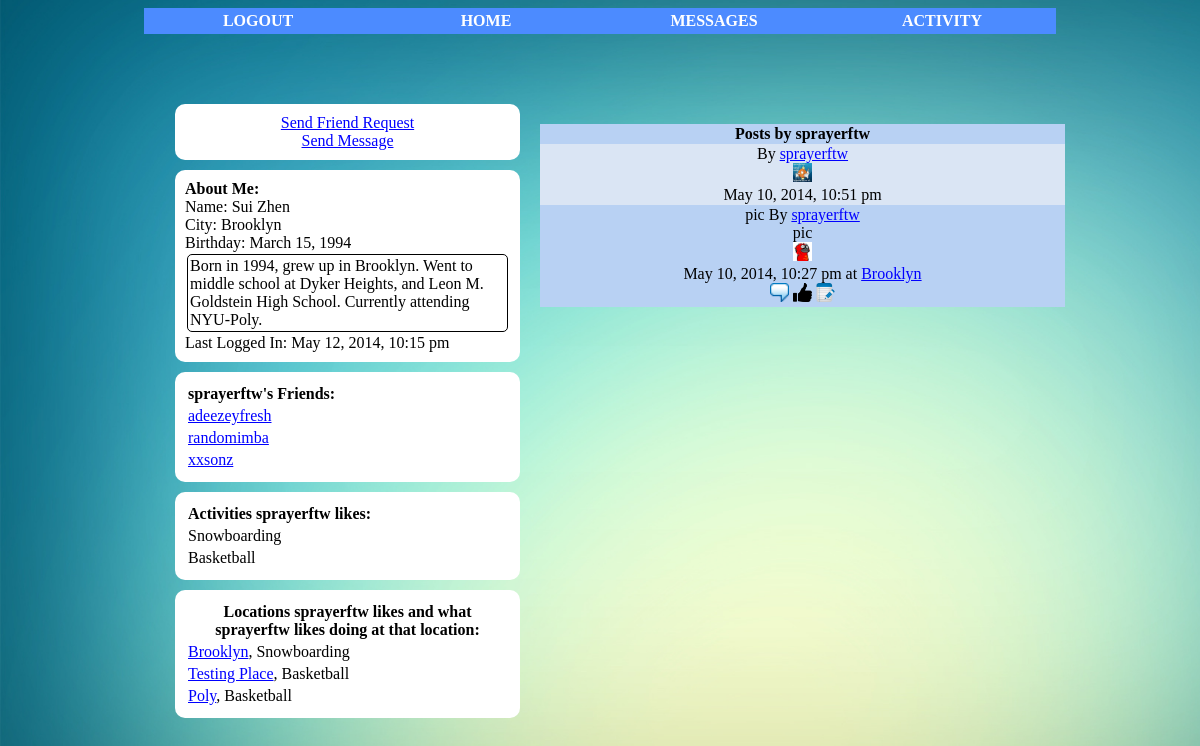
The page /WildBook/user.php?username=sprayerftw on the database its author committed.
### tables this page shows
CREATE TABLE IF NOT EXISTS `profile` (
  `username` varchar(50) NOT NULL,
  `bio` varchar(5000) NOT NULL,
  `privacy` varchar(50) NOT NULL,
  KEY `username` (`username`)
);

CREATE TABLE IF NOT EXISTS `user` (
  `username` varchar(50) NOT NULL,
  `password` varchar(25) NOT NULL,
  `fname` varchar(50) NOT NULL,
  `lname` varchar(50) NOT NULL,
  `city` varchar(50) DEFAULT NULL,
  `dob` date NOT NULL,
  `lastaccessed` timestamp NOT NULL DEFAULT CURRENT_TIMESTAMP ON UPDATE CURRENT_TIMESTAMP,
  PRIMARY KEY (`username`)
);

CREATE TABLE IF NOT EXISTS `friendship` (
  `username` varchar(50) NOT NULL,
  `friend` varchar(50) NOT NULL,
  `privacy` varchar(50) NOT NULL,
  `timestamp` timestamp NOT NULL DEFAULT CURRENT_TIMESTAMP ON UPDATE CURRENT_TIMESTAMP,
  PRIMARY KEY (`username`,`friend`),
  KEY `friend` (`friend`),
  KEY `username` (`username`)
);

CREATE TABLE IF NOT EXISTS `likeactivity` (
  `username` varchar(50) NOT NULL,
  `aid` int(11) NOT NULL,
  PRIMARY KEY (`username`,`aid`),
  KEY `username` (`username`),
  KEY `aid` (`aid`)
);

CREATE TABLE IF NOT EXISTS `activity` (
  `aid` int(11) NOT NULL AUTO_INCREMENT,
  `aname` varchar(50) NOT NULL,
  PRIMARY KEY (`aid`)
);

CREATE TABLE IF NOT EXISTS `likelocation` (
  `username` varchar(50) NOT NULL,
  `aid` int(11) NOT NULL,
  `lid` int(11) NOT NULL,
  PRIMARY KEY (`username`,`aid`,`lid`),
  KEY `username` (`username`),
  KEY `aid` (`aid`),
  KEY `lid` (`lid`)
);

CREATE TABLE IF NOT EXISTS `location` (
  `lid` int(11) NOT NULL AUTO_INCREMENT,
  `lname` varchar(50) NOT NULL,
  `longitude` double DEFAULT NULL,
  `latitude` double DEFAULT NULL,
  PRIMARY KEY (`lid`)
);

### WildBook/user.php (the view, shortened to what this page needs)
<!DOCTYPE html>
<html>
	<head>
		<link rel="stylesheet" type="text/css" href="unlogged.css">
	</head>
	<body>
		<div class="sidebar">
			<div id="sidebar">
				<ul>
					<li><a href="logout.php">Logout</a></li>
					<li><a href="home.php">Home</a></li>
					<li><a href="messages.php">Messages</a></li>
					<li><a href="activity.php">Activity</a></li>
				</ul>
			</div>
		</div>
		<div class="usermain">
				<?php
				$friend = false;
				$FOF = false;
				$conn = mysqli_connect("localhost", "root");
				mysqli_select_db($conn, "wildbook");
				$friendCheck = mysqli_prepare($conn,
					"SELECT *
					FROM friendship
					WHERE (username = ? AND friend = ?) OR (username = ? AND friend = ?)");
				mysqli_stmt_bind_param ($friendCheck, 'ssss', $_SESSION['uname'], $_GET['username'], $_GET['username'], $_SESSION['uname']);
				mysqli_stmt_execute($friendCheck);
				$result = mysqli_stmt_get_result($friendCheck);
				$getProfile = mysqli_prepare($conn,
					"SELECT *
					FROM profile NATURAL JOIN user
					WHERE username = ?");
				mysqli_stmt_bind_param ($getProfile, 's', $_GET['username']);
				mysqli_stmt_execute($getProfile);
				$profileResult = mysqli_stmt_get_result($getProfile);
				$profileRow = mysqli_fetch_assoc($profileResult);
			?>
			<div class="profilebutton">
				<?php
					if(($_SESSION['uname'] == $_GET['username']) || $profileRow['privacy'] == 'Public' || ($profileRow['privacy'] == 'Friends' && $friend) || ($profileRow['privacy'] == 'FOF' && $FOF))
					{
						if($_SESSION['uname'] != $_GET['username'])
						{
							$firstrow = mysqli_fetch_assoc($result);
							if(mysqli_num_rows($result)==0)
							{
				?>
								<div>
									<a href='sendfriendrequest.php?user=<?php echo $_GET['username'] ?>'style="color:#0000ff;">Send Friend Request</a>
								</div>
					<?php
							}
							elseif(mysqli_num_rows($result)==2)
							{
					?>
								<div>
									<a href='deletefriend.php?user=<?php echo $_GET['username'] ?>'style="color:#0000ff;">Delete Friend</a>
								</div>
					<?php
							}
							elseif($firstrow['username'] == $_SESSION['uname'])
							{
					?>
								<div>
									<a href='deletefriend.php?user=<?php echo $_GET['username'] ?>'style="color:#0000ff;">Delete Friend Request</a>
								</div>
					<?php
							}
							else
							{
					?>
								<div>
									<a href='sendfriendrequest.php?user=<?php echo $_GET['username'] ?>'style="color:#0000ff;">Accept Friend Request</a>
								</div>
					<?php
							}
					?>
							<div>
								<a href='reply.php' onclick="window.open('reply.php', 'newwindow', 'width=550, height=300'); return false;"style="color:#0000ff;">Send Message</a>
							</div>
					<?php
						}
					?>
				</div>
				<div class="aboutme">
					<?php
						echo "<span><b>About Me:</b></span><br />";
						echo "<span>Name: ".$profileRow['fname']." ".$profileRow['lname']."</span><br />";
						echo "<span>City: ".$profileRow['city']."</span><br />";
						echo "<span>Birthday: ".date("F j, Y",strtotime($profileRow['dob']))."</span><br />";?>
							<div id="biobox"><?php
								echo "<span>".$profileRow['bio']."</span><br>";?>
							</div><?php
						echo "<span>Last Logged In: ".date("F j, Y, g:i a",strtotime($profileRow['lastaccessed']))."</span>";
					?>
				</div>
				<div id="profilepost">
					<div id="innerprofilepost">
					<?php
						$stmt = mysqli_prepare($conn,
							"SELECT *
							FROM
								((SELECT deid, diaryentry.username, title, body, diaryentry.mid, diaryentry.lid, diaryentry.privacy, diaryentry.timestamp, lname, longitude, latitude, filetype
								FROM location RIGHT OUTER JOIN diaryentry USING(lid) LEFT OUTER JOIN multimedia USING(mid)
								WHERE diaryentry.username = ?)
								UNION
								(SELECT NULL AS deid, username, NULL AS title, NULL AS body, mid, NULL AS lid, privacy, timestamp, NULL AS lname, NULL AS longitude, NULL AS latitude, filetype
								FROM multimedia
								WHERE username = ? AND mid NOT IN(SELECT mid FROM diaryentry WHERE mid IS NOT NULL))) AS allposts
							ORDER BY timestamp DESC");
						mysqli_stmt_bind_param ($stmt, 'ss', $_GET['username'], $_GET['username']);
						mysqli_stmt_execute($stmt);
						$result = mysqli_stmt_get_result($stmt);
						echo "<table border='0' class='posttab'>
						<tr>
						<th>Posts by ".$_GET['username']."</th>
						</tr>";
						if(mysqli_num_rows($result)==0) {
							echo "<tr><td><i>You don't have any posts right now.</i></td></tr>";
						}
						else {
							while($row = mysqli_fetch_array($result))
							{
								if($_SESSION['uname'] == $_GET['username'])
								{
									echo "<tr>";
									echo "<td><div>".$row['title']." By ";
						?>
									<a href='user.php?username=<?php echo $row['username']; ?>'style="color:#0000ff;"><?php echo $row['username']; ?></a></div>
						<?php
									echo "<div>".$row['body']."</div>";
									if($row['mid'] != NULL && substr($row['filetype'], 0, 5) == "image")
									{
										echo "<img src='upload/".$row['mid'].".".substr($row['filetype'], 6)."' />";
									}
									elseif($row['mid'] != NULL && substr($row['filetype'], 0, 5) == "video")
									{
										echo "<video width='320' height='240' src='upload/".$row['mid'].".".substr($row['filetype'], 6)."' controls />";
									}
									echo "<div>".date("F j, Y, g:i a",strtotime($row['timestamp']));
									if($row['lid'] != NULL)
									{
						?>
										at <a href='viewlocation.php?lid=<?php echo $row['lid']; ?>'style="color:#0000ff;"><?php echo $row['lname']; ?></a>
						<?php
									}
									if($row['deid'] != NULL)
										echo "</div><img class='icon' onclick='view(".$row['deid'].");' src='comment.png' /> <img class='icon' onclick='like(".$row['deid'].");' src='like.png' /> <img class='icon' onclick='comment(".$row['deid'].");' src='write.png' />";
									echo "</td></tr>";
								}
								else
								{
									if($row['privacy'] == 'Public')
									{
										echo "<tr>";
										echo "<td><div>".$row['title']." By ";
						?>
										<a href='user.php?username=<?php echo $row['username']; ?>'style="color:#0000ff;"><?php echo $row['username']; ?></a></div>
						<?php
										echo "<div>".$row['body']."</div>";
										if($row['mid'] != NULL && substr($row['filetype'], 0, 5) == "image")
										{
											echo "<img src='upload/".$row['mid'].".".substr($row['filetype'], 6)."' />";
										}
										elseif($row['mid'] != NULL && substr($row['filetype'], 0, 5) == "video")
										{
											echo "<video width='320' height='240' src='upload/".$row['mid'].".".substr($row['filetype'], 6)."' controls />";
										}
										echo "<div>".date("F j, Y, g:i a",strtotime($row['timestamp']));
										if($row['lid'] != NULL)
										{
						?>
											at <a href='viewlocation.php?lid=<?php echo $row['lid']; ?>'style="color:#0000ff;"><?php echo $row['lname']; ?></a>
						<?php
										}
										if($row['deid'] != NULL)
											echo "</div><img class='icon' onclick='view(".$row['deid'].");' src='comment.png' /> <img class='icon' onclick='like(".$row['deid'].");' src='like.png' /> <img class='icon' onclick='comment(".$row['deid'].");' src='write.png' />";
										echo "</td></tr>";
									}
								}
							}
						}
						echo "</table>";
					?>
					</div>
				</div>
				<div class="profilefriend">
					<?php
						$getFriends = mysqli_prepare($conn,
							"SELECT a.friend AS username
							FROM friendship a, friendship b
							WHERE a.username = ? AND a.username=b.friend AND b.username=a.friend");
						mysqli_stmt_bind_param ($getFriends, 's', $_GET['username']);
						mysqli_stmt_execute($getFriends);
						$result = mysqli_stmt_get_result($getFriends);
						echo "<table border='0'>
						<tr>
						<th>".$_GET['username']."'s Friends:</th>
						</tr>";
						if(mysqli_num_rows($result)==0) {
							echo "<tr><td><i>You don't have any friends right now.</i></td></tr>";
						}
						else {
							while($row = mysqli_fetch_array($result))
							{
								echo "<tr>";
								echo "<td><div>";
						?>
								<a href='user.php?username=<?php echo $row['username']; ?>'style="color:#0000ff;"><?php echo $row['username']; ?></a></div>
						<?php
							}
						}
						echo "</table>";
					?>
				</div>
				<div class="profileact">
					<?php
						$actliked = mysqli_prepare($conn, "SELECT *
														FROM activity a, likeactivity la
														WHERE a.aid = la.aid AND la.username = ?");
						mysqli_stmt_bind_param ($actliked, 's', $_GET['username']);
						mysqli_stmt_execute($actliked);
						$result = mysqli_stmt_get_result($actliked);
						echo "<table border='0'>
						<tr>
						<th>Activities ".$_GET['username']." likes:</th>
						</tr>";
						if(mysqli_num_rows($result)==0) {
							echo "<tr><td><i>You don't like any location right now.</i></td></tr>";
						}
						else {
							while($row = mysqli_fetch_array($result))
							{
								echo "<tr>";
								echo "<td>".$row['aname']."</td>";
								echo "</tr>";
							}
						}
						echo "</table>";
					?>
				</div>
				<div class="profileloc">
					<?php
						$locliked = mysqli_prepare($conn, "SELECT *
														FROM location l, likelocation ll, activity a
														WHERE a.aid = ll.aid AND l.lid = ll.lid AND ll.username = ?");
						mysqli_stmt_bind_param ($locliked, 's', $_GET['username']);
						mysqli_stmt_execute($locliked);
						$result = mysqli_stmt_get_result($locliked);
						echo "<table border='0'>
						<tr>
						<th>Locations ".$_GET['username']." likes and what ".$_GET['username']." likes doing at that location:</th>
						</tr>";
						if(mysqli_num_rows($result)==0) {
							echo "<tr><td><i>You don't like any location right now.</i></td></tr>";
						}
						else {
						while($row = mysqli_fetch_array($result)) {
								echo "<tr>";
								echo "<td>";
						?>
								<a href='viewlocation.php?lid=<?php echo $row['lid']; ?>'style="color:#0000ff;"><?php echo $row['lname']; ?></a>, <?php echo $row['aname']; ?></td>
						<?php
								echo "</tr>";
							}
						}
						echo "</table>";
					?>
				</div>
			<?php
				}
				else
				{
					echo "<div>You do not have permission to view this user's profile page.</div>";
				}
			?>
		</div>
	</body>
</html>

### WildBook/unlogged.css (style rules this page uses)
.sidebar { margin-left:auto; margin-right:auto;width:912px; }
#sidebar ul { list-style-type:none; margin:0; padding:0; overflow:hidden; }
#sidebar li { float:left; }
#sidebar a:link,a:visited { display:block; width:220px; font-weight:bold; color:#FFFFFF; background-color:#4c8bff; text-align:center; padding:4px; text-decoration:none; text-transform:uppercase; }
#biobox { border:1px solid black; border-radius:5px; padding:2px; margin:2px; }
#innerprofilepost { text-align:center; }
div.usermain { width:850px; padding:10px; position:relative; top:50px; margin-left:auto; margin-right:auto; }
.profilebutton { background:white; padding:10px; width:325px; border-radius:10px; margin-top:10px; margin-bottom:10px; position:relative; text-align:center; }
.aboutme { background:white; padding:10px; width:325px; border-radius:10px; margin-top:10px; margin-bottom:10px; position:relative; }
#profilepost { width:525px; margin-right:auto; position:absolute; left:375px; top:40px; }
#profilepost img { max-width: 100%; max-height: 100%; }
.profilefriend { background:white; border-radius:10px; padding:10px; width:325px; margin-top:10px; margin-bottom:10px; position:relative; }
.profileact { background:white; border-radius:10px; padding:10px; width:325px; margin-top:10px; margin-bottom:10px; position:relative; }
.profileloc { background:white; border-radius:10px; padding:10px; width:325px; margin-top:10px; margin-bottom:10px; position:relative; }

### WildBook/user.php (style rules this page uses)
img.icon { cursor:pointer; width:0.5cm; height:0.5cm; }
.posttab { width:100%; border-collapse:collapse; }
.posttab tr:nth-child(odd) { background: #b8d1f3; }
.posttab tr:nth-child(even) { background: #dae5f4; }

### rows shown on the page
profile: username.fname "Sui", username.lname "Zhen", username.city "Brooklyn", username.dob "March 15, 1994", bio "Born in 1994, grew up in Brooklyn. Went to middle school at Dyker Heights, and Leon M. Goldstein High School. Currently attending NYU-Poly.", username.lastaccessed "May 12, 2014, 10:15 pm", privacy "Public" (drawn)
friendship: friend "adeezeyfresh"
friendship: friend "randomimba"
friendship: friend "xxsonz"
likeactivity: aid.aname "Snowboarding"
likeactivity: aid.aname "Basketball"
likelocation: lid.lname "Brooklyn", aid.aname "Snowboarding"
likelocation: lid.lname "Testing Place", aid.aname "Basketball"
likelocation: lid.lname "Poly", aid.aname "Basketball"

### other values the page prints
$_GET['username'] "sprayerftw"
$row['username'] "sprayerftw"
date("F j, Y, g:i a",strtotime($row['timestamp'])) "May 10, 2014, 10:51 pm"
$row['title'] "pic"
$row['body'] "pic"
date("F j, Y, g:i a",strtotime($row['timestamp'])) "May 10, 2014, 10:27 pm"
$row['lname'] "Brooklyn"
